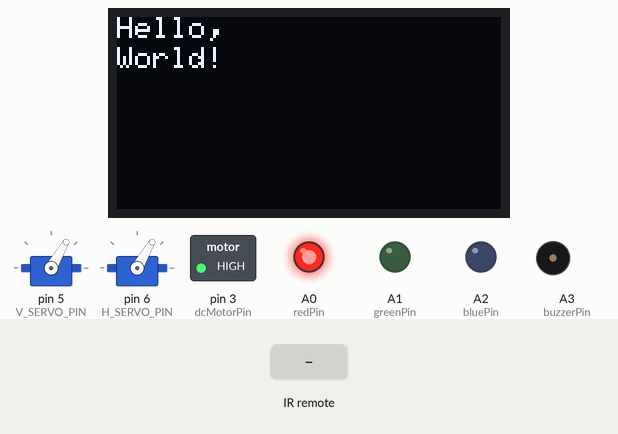
This sketch was run on a simulated Arduino Uno, built with avr-gcc and run on an emulated ATmega328P. Parts: 128×64 one-colour display, 2 × servo, switched loads named in the sketch (green lamp = pin HIGH), output pins drawn as LEDs (lit = HIGH), buzzer (waves = sounding, pin HIGH). The test bench sets the inputs (shaded band). What the sketch prints to the serial monitor is not drawn.

Above: at 1.2 s.
1.3 s: infrared code 0x44 received
At 2.0 s:
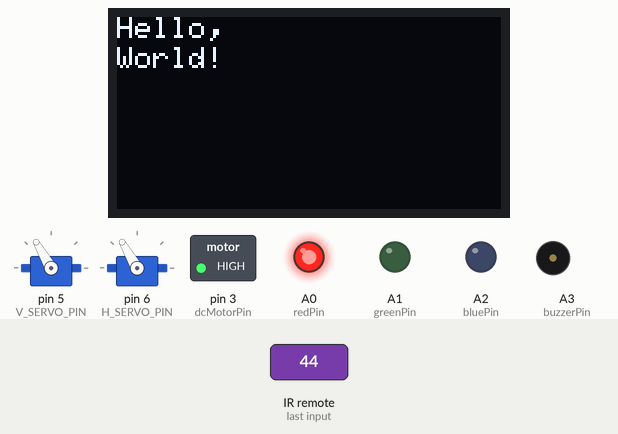
2.8 s: infrared code 0x40 received
At 3.3 s:
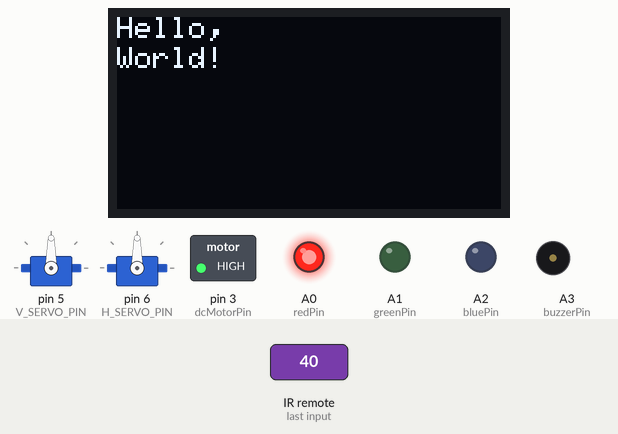
7.3 s: infrared code 0x43 received
At 7.7 s:
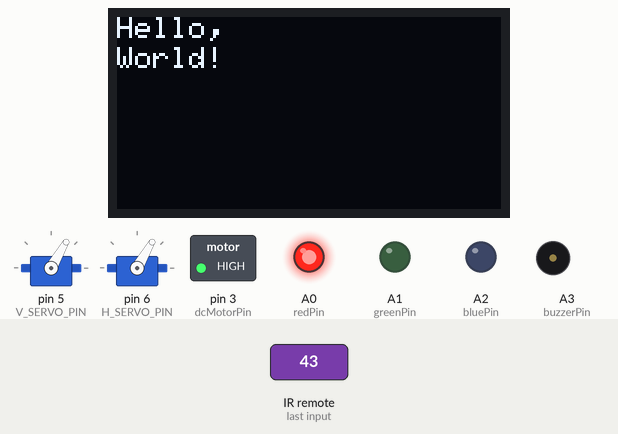
Timing chart, 0 to 9.8 s (numbered marks = the images above; inputs shaded):
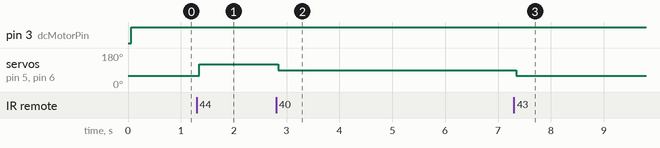

Measured:
- after the input at 1.3 s, servo on pin 5 (V_SERVO_PIN), servo on pin 6 (H_SERVO_PIN): 60° → 120° at once
- after the input at 2.8 s, servo on pin 5 (V_SERVO_PIN), servo on pin 6 (H_SERVO_PIN): 120° → 90° after 0.05 s
- after the input at 7.3 s, servo on pin 5 (V_SERVO_PIN), servo on pin 6 (H_SERVO_PIN): 90° → 60° at once

The sketch:

sketch.ino
```cpp
#include <IRremote.h>
#include <Servo.h>

#include <Wire.h>
#include <Adafruit_GFX.h>
#include <Adafruit_SSD1306.h>
#define OLED_ADDR 0x3C  // OLED display address (may vary depending on the module)

Adafruit_SSD1306 display(-1);  // Use -1 for the default address


Servo V_servo;
Servo H_servo;

const int IR_RECEIVE_PIN = 2;
const int V_SERVO_PIN = 5;  // servo 1
const int H_SERVO_PIN = 6;  // servo 2
const int dcMotorPin = 3;
const int redPin = A0;
const int greenPin = A1;
const int bluePin = A2;
const int buzzerPin = A3;


int dcMotorSpeed = 100;  // DC motor speed (0 - 255)
int verticle_sevo_angle = 60;
int horizontal_sevo_angle = 90;

void setup() {
  Wire.begin();

  // Initialize OLED display with the specified address
  display.begin(SSD1306_SWITCHCAPVCC, OLED_ADDR);

  // Clear the display buffer
  display.clearDisplay();

  // Set text size and color
  display.setTextSize(1);
  display.setTextColor(WHITE);

  // Print "Hello, World!" on the OLED display
  display.setCursor(0, 0);
  display.println("Hello,");
  display.setCursor(0, 10);
  display.println("World!");

  // Display the updated buffer contents
  display.display();


  Serial.begin(9600);
  IrReceiver.begin(IR_RECEIVE_PIN);
  V_servo.attach(V_SERVO_PIN);
  H_servo.attach(H_SERVO_PIN);
  pinMode(redPin, OUTPUT);
  pinMode(greenPin, OUTPUT);
  pinMode(bluePin, OUTPUT);
  pinMode(dcMotorPin, OUTPUT);

  // Turn on red color
  digitalWrite(redPin, HIGH);
  digitalWrite(greenPin, LOW);
  digitalWrite(bluePin, LOW);

  pinMode(buzzerPin, OUTPUT);
}

void loop() {
  String msg = String(dcMotorSpeed) + "  V: " + String(verticle_sevo_angle) + " H: " + String(horizontal_sevo_angle);
  Serial.println(msg);
  // Update servo and motor control based on the current state
  V_servo.write(verticle_sevo_angle);
  H_servo.write(verticle_sevo_angle);
  // Control the DC motor with dcMotorSpeed value (analogWrite example)
  digitalWrite(dcMotorPin, dcMotorSpeed);


  if (IrReceiver.decode()) {
    IrReceiver.resume();
    int command = IrReceiver.decodedIRData.command;
    //Serial.println(command);

    if (command == 69) {
      Serial.println("Pressed on button 1");
      dcMotorSpeed = 100;
    } else if (command == 70) {
      Serial.println("Pressed on button 2");
      dcMotorSpeed = 200;
    } else if (command == 71) {
      Serial.println("Pressed on button 3");
      dcMotorSpeed = 255;
    } else if (command == 68) {
      Serial.println("Pressed on button 4");
      verticle_sevo_angle = 120;
    } else if (command == 64) {
      Serial.println("Pressed on button 5");
      verticle_sevo_angle = 90;
    } else if (command == 67) {
      Serial.println("Pressed on button 6");
      verticle_sevo_angle = 60;
    } else if (command == 7) {
      Serial.println("Pressed on button 7");
      horizontal_sevo_angle = 60;
    } else if (command == 21) {
      Serial.println("Pressed on button 8");
      horizontal_sevo_angle = 90;
    } else if (command == 9) {
      Serial.println("Pressed on button 9");
      horizontal_sevo_angle = 120;
    } else if (command == 25) {
      Serial.println("Pressed on button 0");
    } else if (command == 22) {
      Serial.println("Pressed on button *");
    } else if (command == 13) {
      Serial.println("Pressed on button #");
    } else if (command == 24) {
      Serial.println("Pressed on button up");
    } else if (command == 8) {
      Serial.println("Pressed on button left");
    } else if (command == 82) {
      Serial.println("Pressed on button down");
    } else if (command == 90) {
      Serial.println("Pressed on button right");
    } else if (command == 28) {
      Serial.println("Pressed on button OK");
      dcMotorSpeed = 0;
      digitalWrite(redPin, HIGH);
      digitalWrite(greenPin, LOW);
      digitalWrite(bluePin, LOW);

    } else {
      Serial.println("Button not recognized");
    }
  }
}


void beep() {
  digitalWrite(buzzerPin, HIGH);  // Turn the buzzer on
  delay(100);                     // Keep the buzzer on for 100 milliseconds
  digitalWrite(buzzerPin, LOW);   // Turn the buzzer off
}
```
